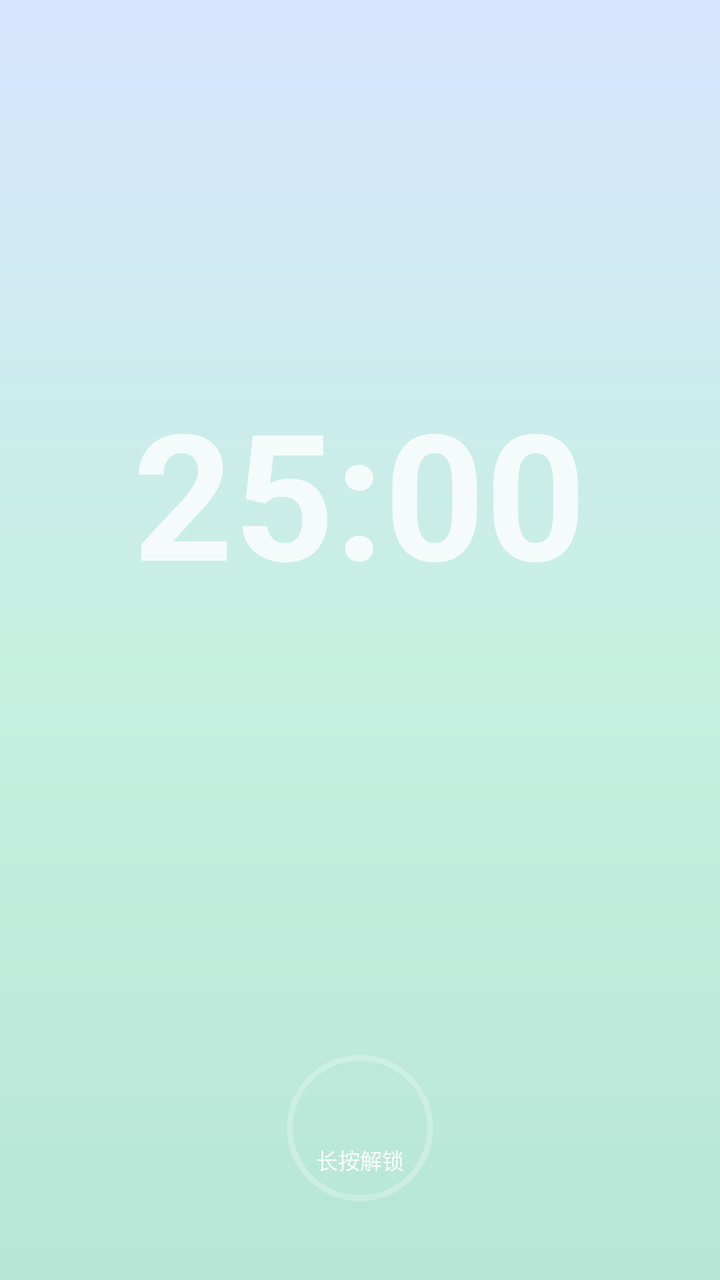
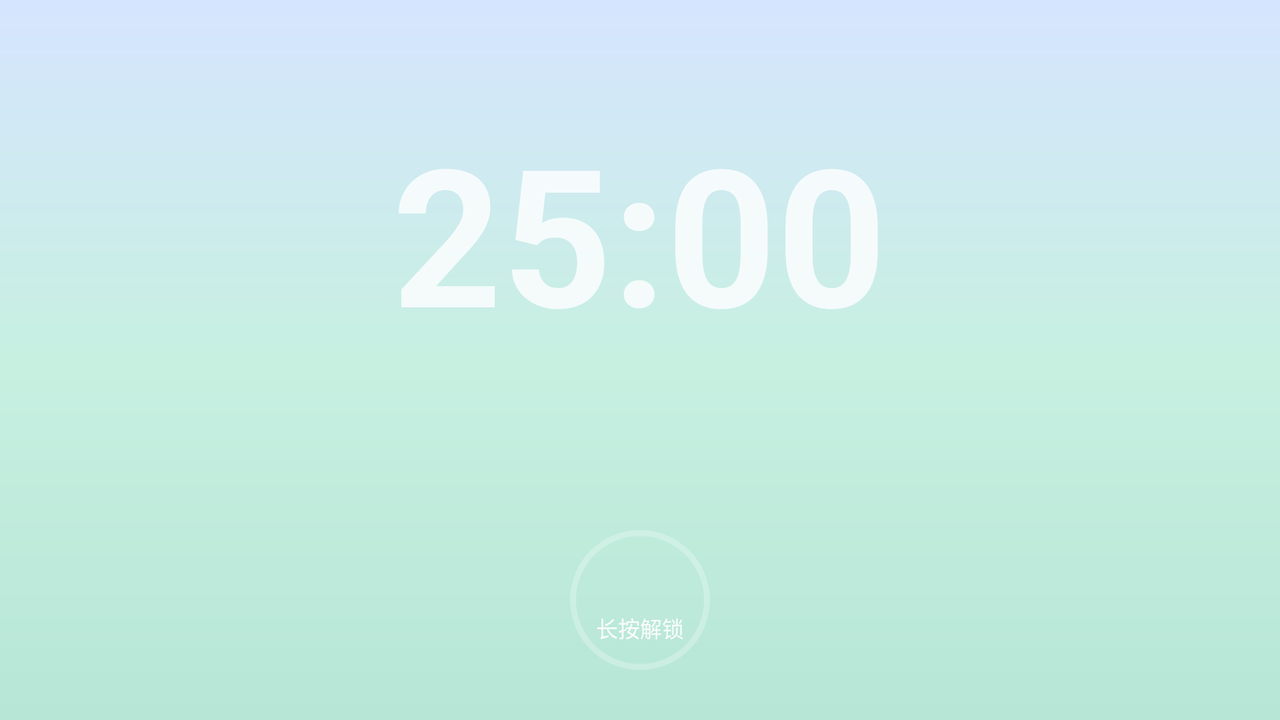

Compare how this app lays out the same screen by default and in its alternative resource folder. The renders come first, then the two layout files and the values they reference.
<!-- AndroidManifest.xml: activity theme Theme.PomodoroTimer.NoActionBar -->
<!-- res/layout/activity_lock_screen_timer.xml -->
<?xml version="1.0" encoding="utf-8"?>
<FrameLayout xmlns:android="http://schemas.android.com/apk/res/android"
    xmlns:app="http://schemas.android.com/apk/res-auto"
    android:layout_width="match_parent"
    android:layout_height="match_parent"
    android:background="@drawable/bg_timer_gradient">

    <ImageView
        android:id="@+id/bg_image"
        android:layout_width="match_parent"
        android:layout_height="match_parent"
        android:scaleType="centerCrop"
        android:contentDescription="@null"
        android:visibility="gone" />

    <LinearLayout
        android:id="@+id/timer_content"
        android:layout_width="match_parent"
        android:layout_height="match_parent"
        android:orientation="vertical"
        android:gravity="center_horizontal"
        android:paddingStart="20dp"
        android:paddingEnd="20dp"
        android:paddingBottom="28dp">

        <View
            android:layout_width="match_parent"
            android:layout_height="0dp"
            android:layout_weight="1" />

        <TextView
            android:id="@+id/task_title_text"
            android:layout_width="wrap_content"
            android:layout_height="wrap_content"
            android:textColor="#B3FFFFFF"
            android:textSize="16sp"
            android:visibility="gone"
            android:layout_marginBottom="8dp" />

        <TextView
            android:id="@+id/session_hint_text"
            android:layout_width="wrap_content"
            android:layout_height="wrap_content"
            android:textColor="#99FFFFFF"
            android:textSize="14sp"
            android:visibility="gone"
            android:layout_marginBottom="8dp" />

        <TextView
            android:id="@+id/timer_text"
            android:layout_width="wrap_content"
            android:layout_height="wrap_content"
            android:text="@string/layout_placeholder_timer"
            android:textSize="88sp"
            android:textStyle="bold"
            android:textColor="#CCFFFFFF"
            android:layout_marginBottom="24dp" />

        <View
            android:layout_width="match_parent"
            android:layout_height="0dp"
            android:layout_weight="1" />

        <FrameLayout
            android:id="@+id/lock_unlock_container"
            android:layout_width="96dp"
            android:layout_height="96dp"
            android:layout_gravity="center_horizontal"
            android:background="@drawable/bg_lock_unlock_circle"
            android:clickable="true"
            android:focusable="true"
            android:contentDescription="@string/timer_lock_long_press_unlock">

            <ProgressBar
                android:id="@+id/lock_unlock_progress"
                style="?android:attr/progressBarStyleHorizontal"
                android:layout_width="match_parent"
                android:layout_height="match_parent"
                android:layout_margin="6dp"
                android:indeterminate="false"
                android:max="100"
                android:progress="0"
                android:progressDrawable="@drawable/bg_lock_unlock_progress"
                android:background="@android:color/transparent" />

            <LinearLayout
                android:layout_width="match_parent"
                android:layout_height="match_parent"
                android:gravity="center"
                android:orientation="vertical"
                android:padding="10dp">

                <ImageView
                    android:layout_width="28dp"
                    android:layout_height="28dp"
                    android:contentDescription="@null"
                    android:src="@drawable/ic_lock"
                    app:tint="#E6FFFFFF" />

                <TextView
                    android:id="@+id/lock_unlock_label"
                    android:layout_width="wrap_content"
                    android:layout_height="wrap_content"
                    android:layout_marginTop="4dp"
                    android:gravity="center"
                    android:text="@string/timer_lock_long_press_unlock"
                    android:textColor="#E6FFFFFF"
                    android:textSize="11sp" />
            </LinearLayout>
        </FrameLayout>

    </LinearLayout>

</FrameLayout>
<!-- resources referenced by this layout -->
<resources>
  <!-- drawable bg_timer_gradient (drawable) -->
  <?xml version="1.0" encoding="utf-8"?>
  <shape xmlns:android="http://schemas.android.com/apk/res/android" android:shape="rectangle">
      
      <gradient
          android:type="linear"
          android:angle="270"
          android:startColor="@color/comp_timer_bg_start"
          android:centerColor="@color/comp_timer_bg_center"
          android:endColor="@color/comp_timer_bg_end"
          android:useLevel="false" />
  </shape>
  <string name="layout_placeholder_timer">25:00</string>
  <string name="timer_lock_long_press_unlock">长按解锁</string>
  <color name="comp_timer_bg_start">#D6E5FF</color>
  <color name="comp_timer_bg_center">#C7F0E1</color>
  <color name="comp_timer_bg_end">#B7E6D6</color>
  <color name="brand">#FF41CD9D</color>
  <color name="on_brand">@color/absolute_white</color>
  <color name="surface_card">#FFFFFFFF</color>
  <style name="ThemeOverlay.Pomodoro.MaterialAlertDialog" parent="ThemeOverlay.MaterialComponents.MaterialAlertDialog">
          <item name="colorPrimary">@color/brand</item>
          <item name="colorSecondary">@color/brand</item>
          <item name="colorSurface">@color/surface_card</item>
          <item name="colorOnSurface">@color/text_primary</item>
          <item name="materialAlertDialogTitleTextStyle">@style/TextAppearance.Pomodoro.Dialog.Title</item>
          <item name="materialAlertDialogBodyTextStyle">@style/TextAppearance.Pomodoro.Dialog.Body</item>
          <item name="shapeAppearanceOverlay">@style/ShapeAppearance.Pomodoro.Dialog</item>
          <item name="buttonBarPositiveButtonStyle">@style/Widget.Pomodoro.Dialog.Button</item>
          <item name="buttonBarNegativeButtonStyle">@style/Widget.Pomodoro.Dialog.Button</item>
          <item name="buttonBarNeutralButtonStyle">@style/Widget.Pomodoro.Dialog.Button</item>
      </style>
  <color name="absolute_white">#FFFFFFFF</color>
  <color name="text_primary">#FF000000</color>
  <style name="TextAppearance.Pomodoro.Dialog.Title" parent="MaterialAlertDialog.MaterialComponents.Title.Text">
          <item name="android:textColor">@color/text_primary</item>
          <item name="android:textSize">18sp</item>
          <item name="android:textStyle">bold</item>
      </style>
  <style name="TextAppearance.Pomodoro.Dialog.Body" parent="MaterialAlertDialog.MaterialComponents.Body.Text">
          <item name="android:textColor">@color/text_secondary</item>
          <item name="android:textSize">14sp</item>
          <item name="android:lineSpacingExtra">3dp</item>
      </style>
  <style name="ShapeAppearance.Pomodoro.Dialog" parent="ShapeAppearance.MaterialComponents.LargeComponent">
          <item name="cornerFamily">rounded</item>
          <item name="cornerSize">20dp</item>
      </style>
  <style name="Widget.Pomodoro.Dialog.Button" parent="Widget.MaterialComponents.Button.TextButton.Dialog">
          <item name="android:textColor">@color/brand</item>
          <item name="android:textAllCaps">false</item>
          <item name="rippleColor">@color/brand_container</item>
      </style>
  <color name="text_secondary">#FF666666</color>
  <color name="brand_container">#1A41CD9D</color>
  <!-- some entries are left out for length -->
</resources>
<!-- res/layout-land/activity_lock_screen_timer.xml (the repository's variant of the layout above) -->
<!-- drawn on the phone turned sideways -->
<?xml version="1.0" encoding="utf-8"?>
<FrameLayout xmlns:android="http://schemas.android.com/apk/res/android"
    xmlns:app="http://schemas.android.com/apk/res-auto"
    android:layout_width="match_parent"
    android:layout_height="match_parent"
    android:background="@drawable/bg_timer_gradient">

    <ImageView
        android:id="@+id/bg_image"
        android:layout_width="match_parent"
        android:layout_height="match_parent"
        android:scaleType="centerCrop"
        android:contentDescription="@null"
        android:visibility="gone" />

    <LinearLayout
        android:id="@+id/timer_content"
        android:layout_width="match_parent"
        android:layout_height="match_parent"
        android:gravity="center"
        android:orientation="vertical"
        android:paddingHorizontal="6dp"
        android:paddingBottom="16dp">

        <View
            android:layout_width="match_parent"
            android:layout_height="0dp"
            android:layout_weight="1" />

        <TextView
            android:id="@+id/session_hint_text"
            android:layout_width="wrap_content"
            android:layout_height="wrap_content"
            android:textColor="#99FFFFFF"
            android:textSize="14sp"
            android:visibility="gone"
            android:layout_marginBottom="8dp" />

        <TextView
            android:id="@+id/timer_text"
            android:layout_width="wrap_content"
            android:layout_height="wrap_content"
            android:layout_marginBottom="24dp"
            android:gravity="center"
            android:text="@string/layout_placeholder_timer"
            android:textSize="96sp"
            android:textStyle="bold"
            android:textColor="#CCFFFFFF" />

        <View
            android:layout_width="match_parent"
            android:layout_height="0dp"
            android:layout_weight="1" />

        <FrameLayout
            android:id="@+id/lock_unlock_container"
            android:layout_width="88dp"
            android:layout_height="88dp"
            android:layout_gravity="center_horizontal"
            android:background="@drawable/bg_lock_unlock_circle"
            android:clickable="true"
            android:focusable="true"
            android:contentDescription="@string/timer_lock_long_press_unlock">

            <ProgressBar
                android:id="@+id/lock_unlock_progress"
                style="?android:attr/progressBarStyleHorizontal"
                android:layout_width="match_parent"
                android:layout_height="match_parent"
                android:layout_margin="4dp"
                android:indeterminate="false"
                android:max="100"
                android:progress="0"
                android:progressDrawable="@drawable/bg_lock_unlock_progress" />

            <LinearLayout
                android:layout_width="match_parent"
                android:layout_height="match_parent"
                android:gravity="center"
                android:orientation="vertical"
                android:padding="8dp">

                <ImageView
                    android:layout_width="26dp"
                    android:layout_height="26dp"
                    android:contentDescription="@null"
                    android:src="@drawable/ic_lock"
                    app:tint="#E6FFFFFF" />

                <TextView
                    android:id="@+id/lock_unlock_label"
                    android:layout_width="wrap_content"
                    android:layout_height="wrap_content"
                    android:layout_marginTop="2dp"
                    android:gravity="center"
                    android:text="@string/timer_lock_long_press_unlock"
                    android:textColor="#E6FFFFFF"
                    android:textSize="11sp" />
            </LinearLayout>
        </FrameLayout>
    </LinearLayout>

</FrameLayout>
